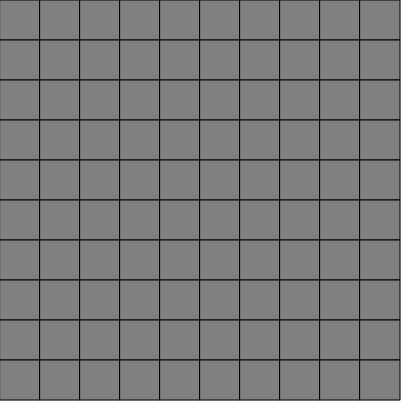
Frame 1 (no input)
Frame 60 (no input): identical to frame 1, image omitted
Frame 120 (the mouse pressed at the canvas centre since frame 60): identical to frame 1, image omitted

The p5.js sketch that drew this single still picture (run headless with seeded random() and noise() and a simulated clock; from frame 60 on, the mouse is pressed at the canvas centre):

// p5.js sketch
// ── sketch.js
let grid = [];
let lin = 10;
let col = 10;
let lado = 40;
let qtdeBombas = 10;
let fimDeJogo = false;
let celulasFechadas = 0;
let vitoria = false;
let tempo = 0;

function criaArray2D(colunas, linhas){
  let arr = new Array(linhas);
  
  for(let i=0;i<colunas;i++){
    arr[i] = new Array(colunas);
  }
  
  return arr;
}

function setup() {
  createCanvas(401, 401);
  
  grid = criaArray2D(col, lin);
  
  for(let i=0;i<lin;i++){
    for(let j=0;j<col;j++){
      grid[i][j] = new Cell(i, j,lado,false);
      celulasFechadas++;
    }
  }
  
  let bombasTemp = qtdeBombas;
  
  while(bombasTemp>0){
    let randomI = floor(random(0,col-1));
    let randomJ = floor(random(0,lin-1));
    
    if(!grid[randomI][randomJ].temBomba()){
      grid[randomI][randomJ].setBomba();
      bombasTemp--;
    }
  }
  
  for(let i=0;i<lin;i++){
    for(let j=0;j<col;j++){
      
      let bombasAoRedor = 0;
      
      for(let x=-1;x<2;x++){
        for(let y=-1;y<2;y++){
          
          if(x==0 && y==0){
            continue;
          }
          
          let linhaCheck = i+y;
          let colunaCheck = j+x;
          
          if(linhaCheck<0 || colunaCheck<0 || linhaCheck>=lin || colunaCheck>=col){
            continue;
          }
          
          if(grid[linhaCheck][colunaCheck].temBomba()){
            bombasAoRedor++;
          }
          
        }
      }
      
      grid[i][j].setQuantidadeBombasAoRedor(bombasAoRedor);
    }
  }
  
}

function draw() {
  background(220);
  for(let i=0;i<lin;i++){
    for(let j=0;j<col;j++){
      grid[i][j].desenhar();
    }
  }
  
  if(frameCount%60==0 && !fimDeJogo){
    tempo++;
  }
  
  if(fimDeJogo){
    if(vitoria){
      push();
        fill('black');
        textStyle(BOLD);
        textSize(30);
        textAlign(CENTER,CENTER);
        text("VITÓRIA!",200,130);
        text("Tempo:"+tempo+"s",200,200);
      pop();
    }else{
      push();
        fill('black');
        textStyle(BOLD);
        textSize(30);
        textAlign(CENTER,CENTER);
        text("DERROTA!",200,200);
      pop();
    }
  }
}

function gameOver(){
  fimDeJogo = true;
  abreCelulasBomba();
}

function abreCelulasBomba(){
  for(let i=0;i<lin;i++){
      for(let j=0;j<col;j++){
        if(grid[i][j].temBomba()){
          grid[i][j].abrir();
        }
      }
  }
}

function abrirCelula(i,j){
  if(!grid[i][j].marcado && !grid[i][j].aberto){
    grid[i][j].abrir();  
    celulasFechadas--;
    console.log(celulasFechadas);
    if(grid[i][j].temBomba()){
      gameOver();
    }
    if(grid[i][j].bombasAoRedor==0){
      floodFill(i,j);
    }
  }
  
  
}

function floodFill(iOrigem, jOrigem){
  grid[iOrigem][jOrigem].setPesquisado();
  
  for(let x=-1;x<2;x++){
    for(let y=-1;y<2;y++){
      
      if(x==0 && y==0){
        continue;
      }
      
      let linhaCheck = iOrigem+y;
      let colunaCheck = jOrigem+x;
      
      if(linhaCheck<0 || colunaCheck<0 || linhaCheck>=lin || colunaCheck>=col){
        continue;
      }   
      
      if(!grid[linhaCheck][colunaCheck].pesquisado){
        grid[linhaCheck][colunaCheck].setPesquisado();
        if(!grid[linhaCheck][colunaCheck].temBomba()){
           abrirCelula(linhaCheck,colunaCheck);
        }
      }
      
      
    }
  }
  
  
}

function checarVitoria(){
  if(celulasFechadas<=qtdeBombas){
    fimDeJogo = true;
    vitoria = true;
    abreCelulasBomba();
  }
}

function marcarCelula(i,j){
  grid[i][j].marcarBomba();
}

function mouseClicked(){

  let j = floor(mouseX/lado);
  let i = floor(mouseY/lado);
  
  if(!fimDeJogo){
    if(keyIsDown(18)){
      marcarCelula(i,j);
    }else{
      abrirCelula(i,j);  
    }
  
    checarVitoria();  
  }
  
 
}

// ── cell.js
class Cell{
  constructor(i, j, lado, bomba){
    this.i = i;
    this.j=j;
    this.lado=lado;
    this.tenhoBomba = bomba;
    this.aberto = false;
    this.bombasAoRedor = 0;
    this.pesquisado = false;
    this.marcado = false;
  }
 
  desenhar(){
    if(this.aberto){
      if(this.tenhoBomba){
        fill(color("red"));  
        rect(this.j*this.lado, this.i*this.lado, this.lado);
      }else{
        fill("#CCFFCC"); 
        rect(this.j*this.lado, this.i*this.lado, this.lado);
        if(this.bombasAoRedor!=0){
          let cor = color(0,0,0);
          switch(this.bombasAoRedor){
              case 1:
                cor = color(0,128,255);
                break;
              case 2:
                cor = color(0,200,0);
                break;
              case 3:
                cor = color(255,0,0);
                break;
              case 4:
                cor = color(127,0,255);
                break;
              case 5:
                cor = color(255,0,255);
                break;
              default:
            }
          push();
            fill(cor);
            strokeWeight(7);
            textAlign(CENTER,CENTER);
            textSize(18);
          textStyle(BOLD);
            text(this.bombasAoRedor,
                 this.j*this.lado+this.lado/2,
                 this.i*this.lado+this.lado/2,
                );
          pop();
        }
      }
     
    }else{
      if(this.marcado){
         fill(color("pink"));
        rect(this.j*this.lado, this.i*this.lado, this.lado);  
      }else{
        fill(color("grey"));
        rect(this.j*this.lado, this.i*this.lado, this.lado);  
      }
     
    }
   
    if(this.aberto && this.tenhoBomba){
      push();
        fill(color('black'));
        strokeWeight(4);
        circle(this.j*this.lado+this.lado/2,
               this.i*this.lado+this.lado/2,
               this.lado/4)
      pop();
    }
   
  }
 
  setQuantidadeBombasAoRedor(num){
    this.bombasAoRedor = num;
  }
 
  temBomba(){
    return this.tenhoBomba;
  }
 
  abrir(){
    this.aberto = true;
  }
 
  setBomba(){
    this.tenhoBomba = true;
  }
 
  setPesquisado(){
    this.pesquisado = true;
  }
 
  marcarBomba(){
    this.marcado = !this.marcado;
  }
}
